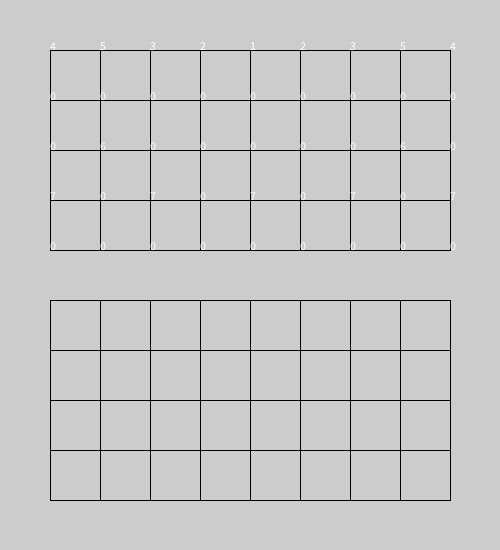
Frame 1 (no input)
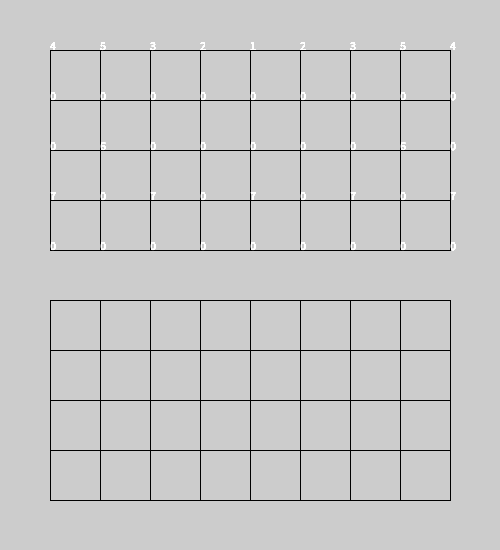
Frame 60 (the mouse pressed at the canvas centre just before this capture)
Frame 120 (the mouse held since frame 60 and released just before this capture): identical to frame 60, image omitted

The Processing sketch that drew these frames (run headless with seeded random() and noise(); from frame 60 on, the mouse is pressed at the canvas centre):

// Processing sketch: week05_2
// ── week05_2.pde
void setup(){
  size(500,550);
}
int [][]board={
  {4,5,3,2,1,2,3,5,4},
  {0,0,0,0,0,0,0,0,0},
  {0,6,0,0,0,0,0,6,0},
  {7,0,7,0,7,0,7,0,7},
  {0,0,0,0,0,0,0,0,0}
};//1:將 2:士 3:象 4:車 5:馬 6:包 7:卒
void draw(){
  for(int i=50;i<=450;i+=50){
    line(i,50, i,250);
    line(i,300, i,500);
  }
  for(int i=50;i<=500;i+=50)
    line(50,i, 450,i);
  for(int i=0;i<5;i++)
    for(int j=0;j<9;j++)
      text(board[i][j], 50+j*50, 50+i*50);
}
